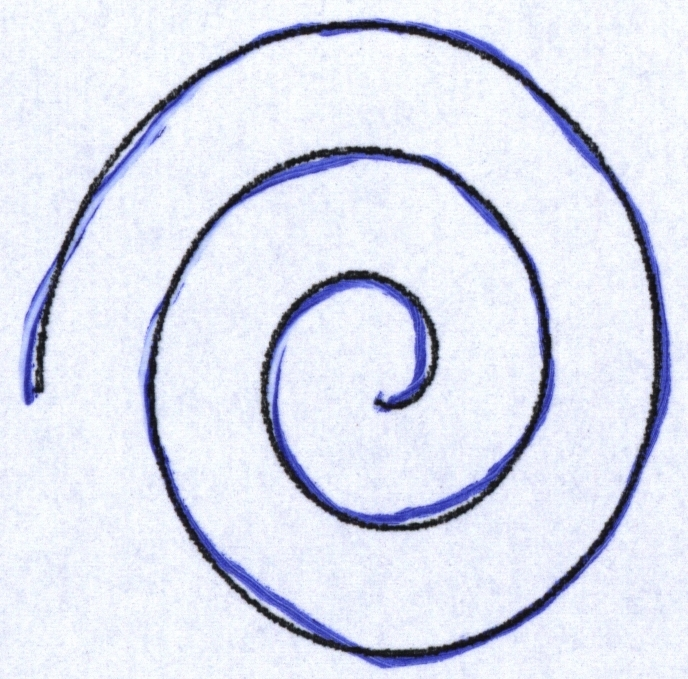
#> input picture origcontrol/sp1-H13.jpg, 688 x 679 px
$ python spiral.py
#> lines starting #> are read from the running program, lines starting #| are printed output that depends on the picture; after the words box and inside, x2 and y2 are one past the last pixel; in counts of white or black regions, pixels touching at a corner belong together
import matplotlib.pyplot as plt
import numpy as np
from math import sqrt, atan
import cv2

filePath = input("image path: ")
#> the answer given: origcontrol/sp1-H13.jpg

#defining the center of image
x0, x1, y0, y1 = extent = [-17.8, 16, 15, -17]

#reading the image
image = cv2.imread(filePath)
#> image is the input picture: shape (679, 688, 3); mean B, G, R 237.6, 223.3, 219.2

#defining the ratio of compression
compressionRatio = 200
image = cv2.resize(image, (compressionRatio, compressionRatio))
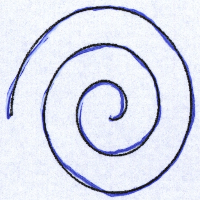
#> image: shape (200, 200, 3); mean B, G, R 237.4, 223.1, 219.1

#defining the interval of colors
lowerBlue = np.array([100, 10, 10])
upperBlue = np.array([250, 140,140])

lowerWhite = np.array([0, 0, 0])
upperWhite = np.array([255, 255, 255])

#segmentation of the image
blueLineMask = cv2.inRange(image, lowerBlue, upperBlue)
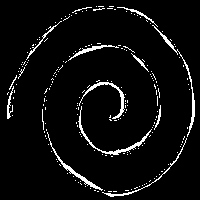
#> blueLineMask: shape (200, 200); 5.3% white in thin lines or dots, all inside (x1, y1, x2, y2) = (7, 6, 195, 197)
whiteLineMask = cv2.inRange(image, lowerWhite, upperWhite)
#> whiteLineMask: shape (200, 200); every value is 255

radius = []
thetas = []

#thinning the image
blueLineMask = cv2.ximgproc.thinning(blueLineMask)
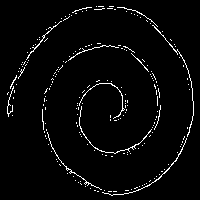
#> blueLineMask: shape (200, 200); 3.3% white in thin lines or dots, all inside (x1, y1, x2, y2) = (7, 6, 194, 196)

#transform cartesian coordinates to polar
for i in range(len(blueLineMask)):
    for j in range(len(blueLineMask[0])):
        if(blueLineMask[i][j]):
            x = x0 + j * (x1 - x0) / (blueLineMask.shape[1] - 1)
            y = y1 + i * (y0 - y1) / (blueLineMask.shape[0] - 1)

            r = sqrt((x*x)+(y*y)) #finds the radius
            theta = np.arctan2(x, y) #finds the angle of the point

            #find the best K
            k = np.round((r - theta) / (2 * np.pi))

            radius.append(r)
            thetas.append(theta+2*k*np.pi)
#> after the loop, radius = 1304 values, max 16.74 at index 607, min 1.73 at index 794, mean 11.59; thetas = 1304 values, max 17.38 at index 800, min 0.367 at index 834, mean 11.23


#shows the graph angle vs radius
plt.plot(thetas, radius, '.')
plt.show()
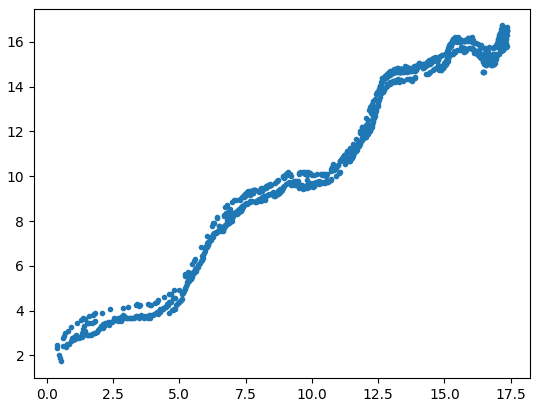
#> figure drawn by matplotlib, 1 panel

$ run again, on origcontrol/sp1-H4.jpg
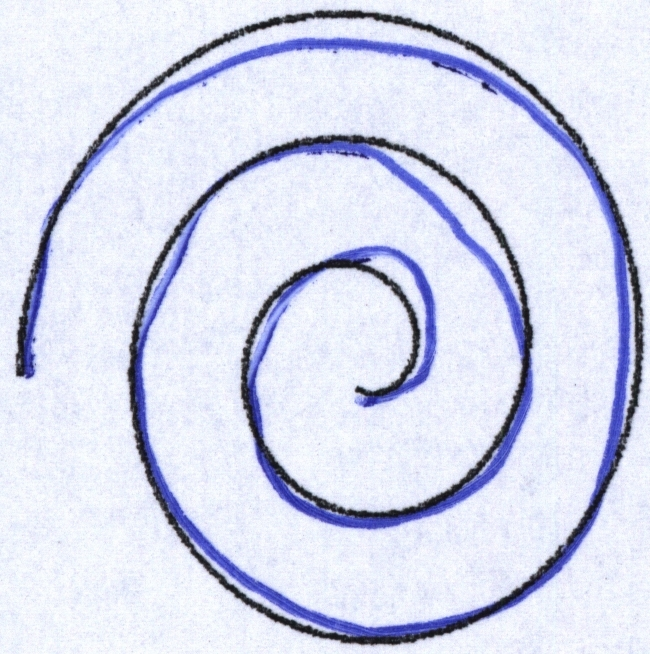
#> input picture origcontrol/sp1-H4.jpg, 650 x 654 px
#> image is the input picture: shape (654, 650, 3); mean B, G, R 235.8, 217.2, 213
#> image: shape (200, 200, 3)
#> whiteLineMask: shape (200, 200); every value is 255
#> `blueLineMask = cv2.ximgproc.thinning(blueLineMask)`:
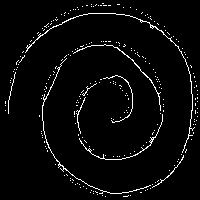
#> blueLineMask: shape (200, 200); 3.6% white in thin lines or dots
#> after the loop `for i in range(len(blueLineMask)):`: radius = 1453 values, max 16.97 at index 784, min 2.24 at index 930, mean 11.74; thetas = 1453 values, max 17.35 at index 888, min 0.43 at index 944, mean 11.04
#> `plt.show()`:
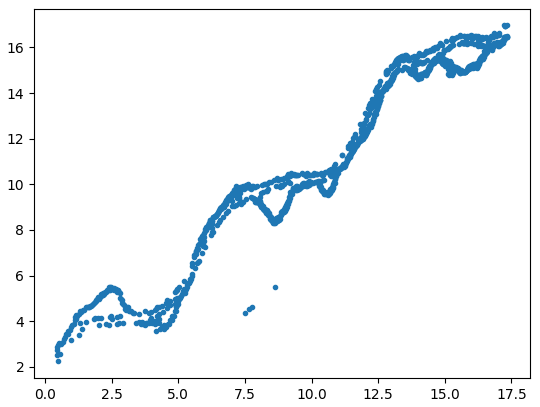
#> figure drawn by matplotlib, 1 panel

$ run again, on origcontrol/sp1-H8.jpg
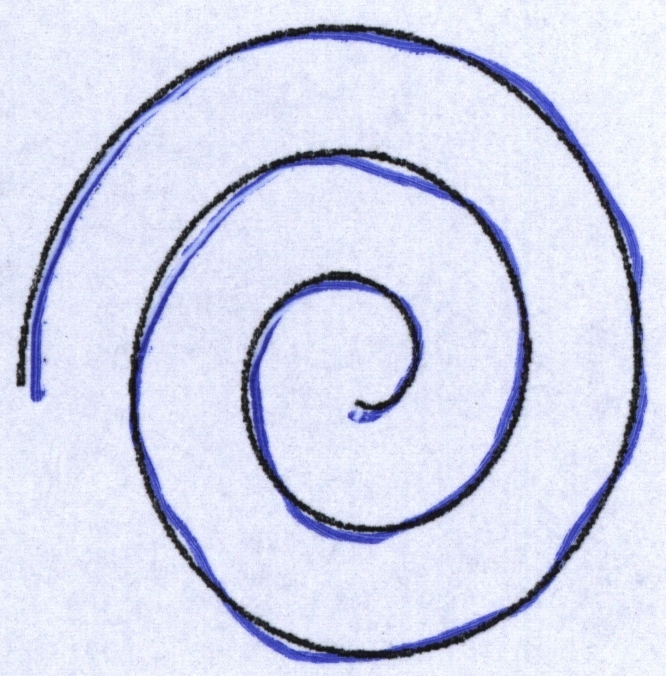
#> input picture origcontrol/sp1-H8.jpg, 666 x 676 px
#> image is the input picture: shape (676, 666, 3); mean B, G, R 235.8, 215.6, 211.5
#> image: shape (200, 200, 3)
#> whiteLineMask: shape (200, 200); every value is 255
#> `blueLineMask = cv2.ximgproc.thinning(blueLineMask)`:
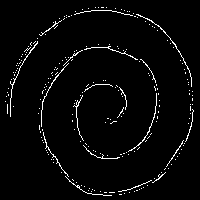
#> blueLineMask: shape (200, 200); 3.2% white in thin lines or dots, all inside (x1, y1, x2, y2) = (5, 7, 194, 196)
#> after the loop `for i in range(len(blueLineMask)):`: radius = 1285 values, max 16.97 at index 672, min 2.01 at index 817, mean 11.7; thetas = 1285 values, max 17.38 at index 800, min 0.0131 at index 845, mean 11.27
#> `plt.show()`:
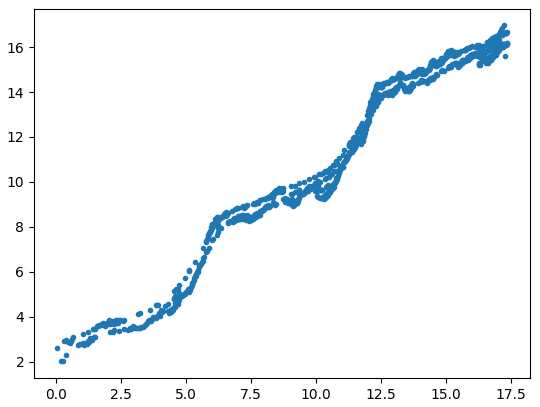
#> figure drawn by matplotlib, 1 panel
